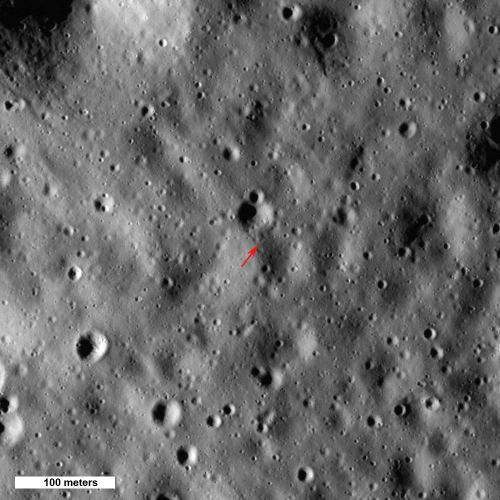
#> input picture Pictures/PIA13642~orig.jpg, 1000 x 1000 px (shown at 1/2 size)
$ python example_mission.py
#> lines starting #> are read from the running program, lines starting #| are printed output that depends on the picture
### mission_control.py
"""
CubeSat Mission Control State Machine
Models spacecraft operational states and transitions for imaging payloads.

States:
  - BOOT: Initialization and hardware check
  - SAFE_MODE: Safe configuration, minimal operations
  - SCIENCE_OBSERVATION: Active image capture
  - IMAGE_PROCESSING: Onboard analysis
  - DOWNLINK: Data transmission to ground
"""

from enum import Enum
from dataclasses import dataclass, field
from typing import Callable, Optional
import time
from datetime import datetime


class MissionState(Enum):
    """Spacecraft operational states."""
    BOOT = "BOOT"
    SAFE_MODE = "SAFE_MODE"
    SCIENCE_OBSERVATION = "SCIENCE_OBSERVATION"
    IMAGE_PROCESSING = "IMAGE_PROCESSING"
    DOWNLINK = "DOWNLINK"
    SHUTDOWN = "SHUTDOWN"


@dataclass
class MissionEvent:
    """Event triggering state transition."""
    name: str
    timestamp: float = field(default_factory=time.time)
    data: dict = field(default_factory=dict)

    def __repr__(self):
        return f"MissionEvent({self.name} @ {datetime.fromtimestamp(self.timestamp).isoformat()})"


@dataclass
class MissionStatus:
    """Current mission status and telemetry."""
    current_state: MissionState
    images_captured: int = 0
    images_processed: int = 0
    craters_detected: int = 0
    data_ready_for_downlink: int = 0
    last_event: Optional[MissionEvent] = None
    state_entry_time: float = field(default_factory=time.time)

    def time_in_state(self) -> float:
        """Time spent in current state (seconds)."""
        return time.time() - self.state_entry_time

    # [7 lines left out: function __repr__, not called in this run]


class MissionStateMachine:
    """
    Spacecraft state machine for imaging mission.
    Manages operational phases and data flow.
    """

    def __init__(self):
        self.state = MissionState.BOOT
        self.status = MissionStatus(current_state=self.state)
        self.transitions = {}
        self.callbacks = {}
        self._setup_transitions()

    def _setup_transitions(self):
        """Define valid state transitions."""
        self.transitions = {
            MissionState.BOOT: [MissionState.SAFE_MODE, MissionState.SCIENCE_OBSERVATION],
            MissionState.SAFE_MODE: [MissionState.SCIENCE_OBSERVATION, MissionState.SHUTDOWN],
            MissionState.SCIENCE_OBSERVATION: [MissionState.IMAGE_PROCESSING, MissionState.SAFE_MODE],
            MissionState.IMAGE_PROCESSING: [MissionState.DOWNLINK, MissionState.SCIENCE_OBSERVATION],
            MissionState.DOWNLINK: [MissionState.SCIENCE_OBSERVATION, MissionState.SAFE_MODE],
            MissionState.SHUTDOWN: []
        }

    def register_callback(self, state: MissionState, callback: Callable):
        """
        Register callback to execute on entering state.

        Parameters:
            state: MissionState to trigger callback
            callback: function to execute
        """
        if state not in self.callbacks:
            self.callbacks[state] = []
        self.callbacks[state].append(callback)

    def transition(self, target_state: MissionState, event: Optional[MissionEvent] = None) -> bool:
        """
        Attempt state transition.

        Parameters:
            target_state: desired next state
            event: event triggering transition

        Returns:
            True if transition successful, False otherwise
        """
        if target_state not in self.transitions.get(self.state, []):
            print(f"Invalid transition {self.state.value} -> {target_state.value}")
            return False

        # Exit current state
        print(f"[{self.state.value}] Exiting state (time in state: {self.status.time_in_state():.1f}s)")

        # Perform transition
        self.state = target_state
        self.status.current_state = target_state
        self.status.state_entry_time = time.time()
        self.status.last_event = event

        # Enter new state
        print(f"[{self.state.value}] Entering state")
        if self.state in self.callbacks:
            for callback in self.callbacks[self.state]:
                callback(self.status)

        return True

    def record_image_captured(self):
        """Log image capture event."""
        self.status.images_captured += 1
        print(f"  Image captured (total: {self.status.images_captured})")

    def record_image_processed(self, num_craters: int = 0):
        """Log image processing and crater detection."""
        self.status.images_processed += 1
        self.status.craters_detected += num_craters
        print(f"  Image processed (total: {self.status.images_processed})")
        if num_craters > 0:
            print(f"  Craters detected: {num_craters}")

    def record_data_ready(self, num_features: int = 1):
        """Log data ready for downlink."""
        self.status.data_ready_for_downlink += num_features
        print(f"  Data ready for downlink (total: {self.status.data_ready_for_downlink})")

    def get_status(self) -> MissionStatus:
        """Get current mission status."""
        return self.status

    def get_state(self) -> MissionState:
        """Get current state."""
        return self.state

    def mission_summary(self) -> str:
        """Generate mission summary."""
        return (
            f"Mission Summary:\n"
            f"  Current State: {self.state.value}\n"
            f"  Images Captured: {self.status.images_captured}\n"
            f"  Images Processed: {self.status.images_processed}\n"
            f"  Total Craters Detected: {self.status.craters_detected}\n"
            f"  Data Ready for Downlink: {self.status.data_ready_for_downlink}\n"
            f"  Time in Current State: {self.status.time_in_state():.1f}s"
        )


# [40 lines left out: function example_mission, not called in this run]


# [2 lines that do not run on import are left out]

### image_process.py
"""
CubeSat Image Processing Pipeline
Processes captured imagery to detect geological features (craters).
Optimized for onboard processing with limited computational resources.
"""

import cv2
import numpy as np
import matplotlib.pyplot as plt
import json
import os
from tkinter import Tk
from tkinter.filedialog import askopenfilename
from crater_detection import CraterDetector, visualize_detections


class ImageProcessor:
    """Processes satellite imagery for feature detection."""

    def __init__(self):
        self.crater_detector = CraterDetector(confidence_threshold=0.3)

    def load_image(self, image_path: str) -> np.ndarray:
        """Load image from file."""
#> called with image_path = 'Pictures/PIA13642~orig.jpg'
        img = cv2.imread(image_path)
#> img is the input picture: shape (1000, 1000, 3); mean B, G, R 103.9, 103.9, 103.9
        if img is None:
            raise ValueError(f"Could not load image from {image_path}")
        return img

    def preprocess(self, img_bgr: np.ndarray) -> np.ndarray:
        """
        Preprocessing pipeline: grayscale, enhancement, filtering.

        Parameters:
            img_bgr: BGR image from OpenCV

        Returns:
            Preprocessed grayscale image
        """
        # Convert to grayscale
        img_gray = cv2.cvtColor(img_bgr, cv2.COLOR_BGR2GRAY)

        # CLAHE enhancement (Contrast Limited Adaptive Histogram Equalization)
        # Useful for bringing out crater edges without over-amplifying noise
        clahe = cv2.createCLAHE(clipLimit=3.0, tileGridSize=(8, 8))
        img_enhanced = clahe.apply(img_gray)
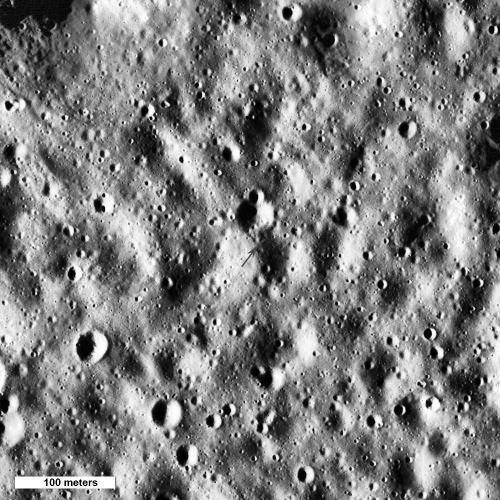
#> img_enhanced: shape (1000, 1000) (shown at 1/2 size); min 0, max 255, mean 126

        # Noise reduction via Gaussian blur
        img_filtered = cv2.GaussianBlur(img_enhanced, (5, 5), 0)

        return img_filtered

    def process_image(self, image_path: str, detect_craters: bool = True) -> dict:
        """
        Full image processing pipeline.

        Parameters:
            image_path: path to image file
            detect_craters: whether to run crater detection

        Returns:
            Dictionary with processed image data and detections
        """
        # Load
        img_bgr = self.load_image(image_path)
        img_rgb = cv2.cvtColor(img_bgr, cv2.COLOR_BGR2RGB)

        # Preprocess
        img_processed = self.preprocess(img_bgr)

        # Detect craters
        craters = []
        if detect_craters:
            craters = self.crater_detector.detect_craters(img_processed, method='hough')

        result = {
            'image_path': image_path,
            'image_shape': img_bgr.shape,
            'craters_detected': len(craters),
            'features': [crater.to_dict() for crater in craters],
            'processed_image': img_processed,
            'visual_image': img_rgb,
            'crater_objects': craters
        }

        return result


# [67 lines left out: function main, not called in this run]


# [2 lines that do not run on import are left out]

### crater_detection.py
"""
Crater Detection Module for CubeSat Imaging Payload
Detects circular features (craters, depressions) in surface imagery
using Hough circle transform and contour analysis.

No clue if ts work or not btw
"""

import cv2
import numpy as np
from dataclasses import dataclass
from typing import List, Tuple


@dataclass
class CraterFeature:
    """Metadata for detected crater feature."""
    center_x: int          # pixel coordinate
    center_y: int          # pixel coordinate
    radius: int            # pixels
    confidence: float      # 0.0 to 1.0
    area_fraction: float   # fraction of image area occupied

    def to_dict(self):
        """Convert to dictionary for JSON serialization."""
        return {
            'center': (self.center_x, self.center_y),
            'radius_px': self.radius,
            'confidence': round(self.confidence, 3),
            'area_fraction': round(self.area_fraction, 4)
        }


class CraterDetector:
    """
    Detects circular features (craters) in preprocessed images.
    Optimized for CubeSat onboard processing.
    """

    def __init__(self, confidence_threshold=0.3):
        """
        Initialize crater detector.

        Parameters:
            confidence_threshold: minimum confidence score to report detections (0.0-1.0)
        """
        self.confidence_threshold = confidence_threshold

    def detect_craters_hough(self, image: np.ndarray) -> List[CraterFeature]:
        """
        Detect circular craters using Hough circle transform.

        Parameters:
            image: preprocessed grayscale image

        Returns:
            List of detected CraterFeature objects
        """
        if image is None or image.size == 0:
            return []

        # Normalize image if needed
        if image.max() <= 1.0:
            image = (image * 255).astype(np.uint8)
        else:
            image = image.astype(np.uint8)

        # Apply edge detection for circle finding
        edges = cv2.Canny(image, 50, 150)
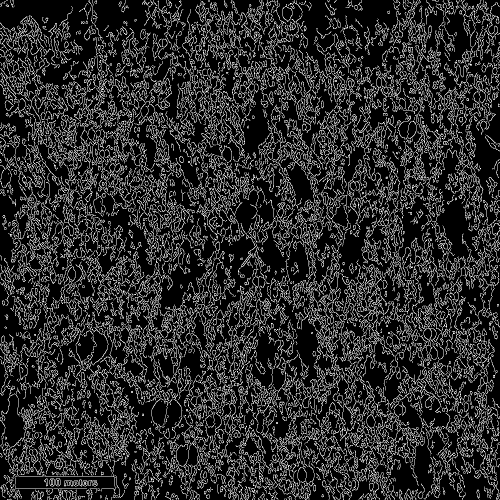
#> edges: shape (1000, 1000) (shown at 1/2 size); 17.3% white in thin lines or dots

        # Hough circle detection - more conservative parameters
        circles = cv2.HoughCircles(
            edges,
            cv2.HOUGH_GRADIENT,
            dp=1,
            minDist=50,        # Minimum distance between centers (increased)
            param1=100,        # Upper threshold for Canny
            param2=50,         # Accumulator threshold (increased for fewer false positives)
            minRadius=10,      # Minimum radius (increased)
            maxRadius=80       # Maximum radius (decreased)
        )
#> circles = 105 rows, first 8: [205.5, 575.5, 79.4], [679.5, 863.5, 71.7], [764.5, 740.5, 78.3], [372.5, 254.5, 71.7], [116.5, 903.5, 69.5], [455.5, 643.5, 71.7], [156.5, 257.5, 61.8], [245.5, 310.5, 68.4]

        features = []
        if circles is not None:
            circles = np.uint16(np.around(circles))
#> circles = 105 rows, first 8: [206, 576, 79], [680, 864, 72], [764, 740, 78], [372, 254, 72], [116, 904, 70], [456, 644, 72], [156, 258, 62], [246, 310, 68]
#> (the rest of the program and of its run is left out)
